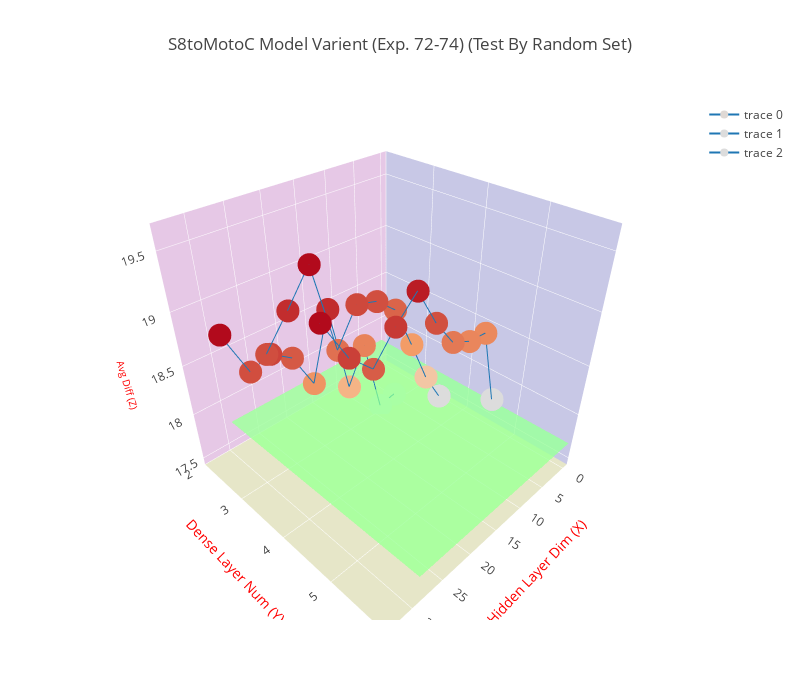

The code cell stored with this chart in its notebook:
### Code cell
trace = go.Scatter3d(
    x=x1, y=y1, z=z1,
    marker=dict(
        size=8,
        color=z1
    ),
    line=dict(
        color='#1f77b4',
        width=2
    )
)

trace2 = go.Scatter3d(
    x=x2, y=y2, z=z2,
    marker=dict(
        size=8,
        color=z2
    ),
    line=dict(
        color='#1f77b4',
        width=2
    )
)

trace3 = go.Scatter3d(
    x=x3, y=y3, z=z3,
    marker=dict(
        size=8,
        color=z3
    ),
    line=dict(
        color='#1f77b4',
        width=2
    )
)

trace4 = go.Surface(
    z=polyfit_list,
    opacity=0.7,
    colorscale='Jet',
    showscale=False
)

data = [trace, trace2, trace3, trace4]
layout = go.Layout(
    width=800,
    height=700,
    title= title,
    scene=dict(
        xaxis=dict(
            title='Hidden Layer Dim (X)',
            titlefont=dict(
                size=14,
                color='#ff0000'
            ),
            gridcolor='rgb(255, 255, 255)',
            zerolinecolor='rgb(255, 255, 255)',
            showbackground=True,
            backgroundcolor='rgb(200, 200, 230)'
        ),
        yaxis=dict(
            nticks = 5,
            range = [2, 6],
            title='Dense Layer Num (Y)',
            titlefont=dict(
                size=14,
                color='#ff0000'
            ),
            gridcolor='rgb(255, 255, 255)',
            zerolinecolor='rgb(255, 255, 255)',
            showbackground=True,
            backgroundcolor='rgb(230, 200, 230)'
        ),
        zaxis=dict(
            title='Avg Diff (Z)',
            titlefont=dict(
                size=10,
                color='#ff0000'
            ),
            gridcolor='rgb(255, 255, 255)',
            zerolinecolor='rgb(255, 255, 255)',
            showbackground=True,
            backgroundcolor='rgb(230, 230, 200)'
        ),
    )
)

fig = go.Figure(data=data, layout=layout)
plotly.offline.iplot(fig)

### Figure 1 — Plotly figure (JSON) as saved in the notebook; plotly's stock layout.template omitted (floating-point values rounded to 4 significant figures; data arrays with more than 128 entries replaced by an {"elided": "..."} marker saying what was removed)
{"data": [{"line": {"color": "#1f77b4", "width": 2}, "marker": {"color": [17.52, 17.49, 18.29, 17.93, 18.83, 18.18, 18.54, 18.68, 18.61, 19.03], "size": 8}, "type": "scatter3d", "uid": "3a43adba-e117-11e8-9a49-001a7dda7111", "x": [6, 9, 12, 15, 18, 21, 24, 27, 30, 33], "y": [3, 3, 3, 3, 3, 3, 3, 3, 3, 3], "z": [17.52, 17.49, 18.29, 17.93, 18.83, 18.18, 18.54, 18.68, 18.61, 19.03]}, {"line": {"color": "#1f77b4", "width": 2}, "marker": {"color": [17.82, 18.14, 18.57, 18.98, 19.13, 19.19, 18.89, 19.64, 19.39, 19.15], "size": 8}, "type": "scatter3d", "uid": "3a43adbb-e117-11e8-ac80-001a7dda7111", "x": [6, 9, 12, 15, 18, 21, 24, 27, 30, 33], "y": [4, 4, 4, 4, 4, 4, 4, 4, 4, 4], "z": [17.82, 18.14, 18.57, 18.98, 19.13, 19.19, 18.89, 19.64, 19.39, 19.15]}, {"line": {"color": "#1f77b4", "width": 2}, "marker": {"color": [18.1, 18.85, 18.87, 18.95, 19.2, 19.52, 19.34, 19.12, 19.3, 19.63], "size": 8}, "type": "scatter3d", "uid": "3a43adbc-e117-11e8-a17a-001a7dda7111", "x": [6, 9, 12, 15, 18, 21, 24, 27, 30, 33], "y": [5, 5, 5, 5, 5, 5, 5, 5, 5, 5], "z": [18.1, 18.85, 18.87, 18.95, 19.2, 19.52, 19.34, 19.12, 19.3, 19.63]}, {"colorscale": "Jet", "opacity": 0.7, "showscale": false, "type": "surface", "uid": "3a43adbd-e117-11e8-ac6e-001a7dda7111", "z": {"elided": "7x30 float values"}}], "layout": {"height": 700, "scene": {"xaxis": {"backgroundcolor": "rgb(200, 200, 230)", "gridcolor": "rgb(255, 255, 255)", "showbackground": true, "title": "Hidden Layer Dim (X)", "titlefont": {"color": "#ff0000", "size": 14}, "zerolinecolor": "rgb(255, 255, 255)"}, "yaxis": {"backgroundcolor": "rgb(230, 200, 230)", "gridcolor": "rgb(255, 255, 255)", "nticks": 5, "range": [2, 6], "showbackground": true, "title": "Dense Layer Num (Y)", "titlefont": {"color": "#ff0000", "size": 14}, "zerolinecolor": "rgb(255, 255, 255)"}, "zaxis": {"backgroundcolor": "rgb(230, 230, 200)", "gridcolor": "rgb(255, 255, 255)", "showbackground": true, "title": "Avg Diff (Z)", "titlefont": {"color": "#ff0000", "size": 10}, "zerolinecolor": "rgb(255, 255, 255)"}}, "title": "S8toMotoC Model Varient (Exp. 72-74) (Test By Random Set)", "width": 800}}
